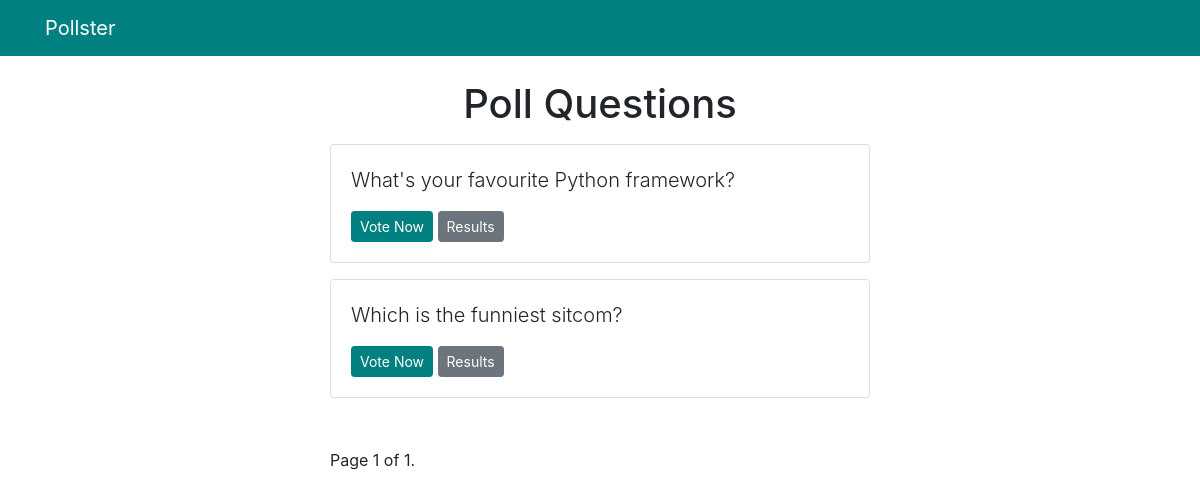
The page /polls/ on the database as committed earlier.
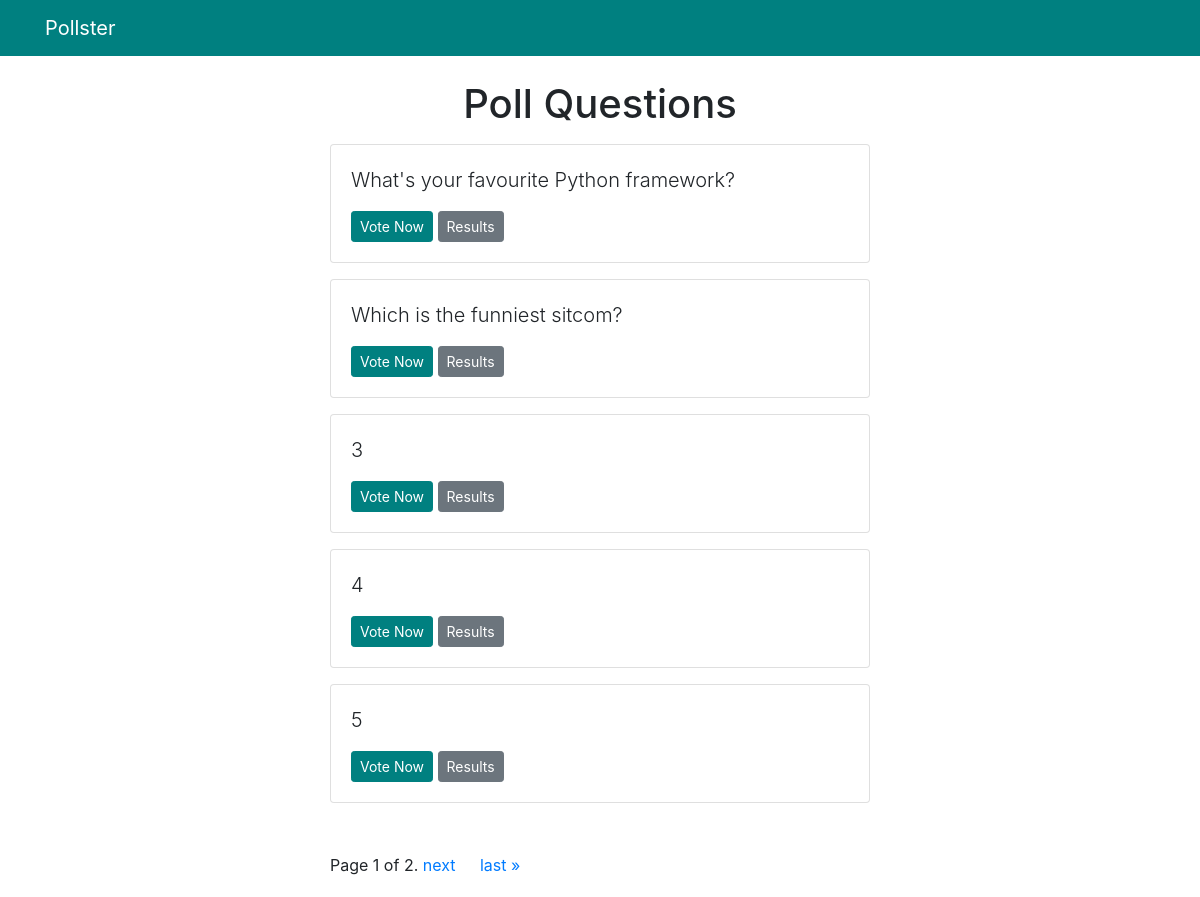
The same page on the database as committed later.
### polls/models.py (models this page shows, shortened)
class Question(models.Model):
    question_text = models.CharField(max_length=200)
    pub_date = models.DateTimeField('date published')

### polls/views.py (the view)
# urls.py: path('', views.IndexView.as_view(), name='index'),
class IndexView(generic.ListView):
    template_name = "polls/index.html"
    context_object_name='latest_question_list'
    paginate_by = 5
    def get_queryset(self):
       return Question.objects.filter(pub_date__lte=timezone.now()).order_by('pub_date')

### templates/polls/index.html (shortened to what this page needs)
{% extends 'base.html' %}
{% block content %}
    <h1 class="text-center mb-3">Poll Questions</h1>
    {% if latest_question_list %}
      {% for question in latest_question_list %}
       <div class="card mb-3">
         <div class="card-body">
           <p class="lead">
             {{question.question_text}}
           </p>
           <a href="{% url 'polls:detail' question.id%}" class='btn btn-primary btn-sm'>Vote Now</a>
           <a href="{% url 'polls:results' question.id%}" class='btn btn-secondary btn-sm'>Results</a>
         </div>
       </div>
      {% endfor %}
    {% else%}
      <p>No polls available</p>
    {% endif%}
    <div style= "margin:50px 0 20px">
      <span class="step-links">
          <span class="current">
              Page {{ page_obj.number }} of {{ page_obj.paginator.num_pages }}.
          </span>
          {% if page_obj.has_next %}
              <a href="?page={{ page_obj.next_page_number }}" style="margin-right:20px">next</a>
              <a href="?page={{ page_obj.paginator.num_pages }}">last &raquo;</a>
          {% endif %}
      </span>
    </div>
{% endblock %}

Rows that differ between the two databases and show on the page:
added Question: question_text "3"
added Question: question_text "4"
added Question: question_text "5"
Other text that changed with them:
{{ page_obj.paginator.num_pages }}: "1" → "2"
text now shown: "next last »"
